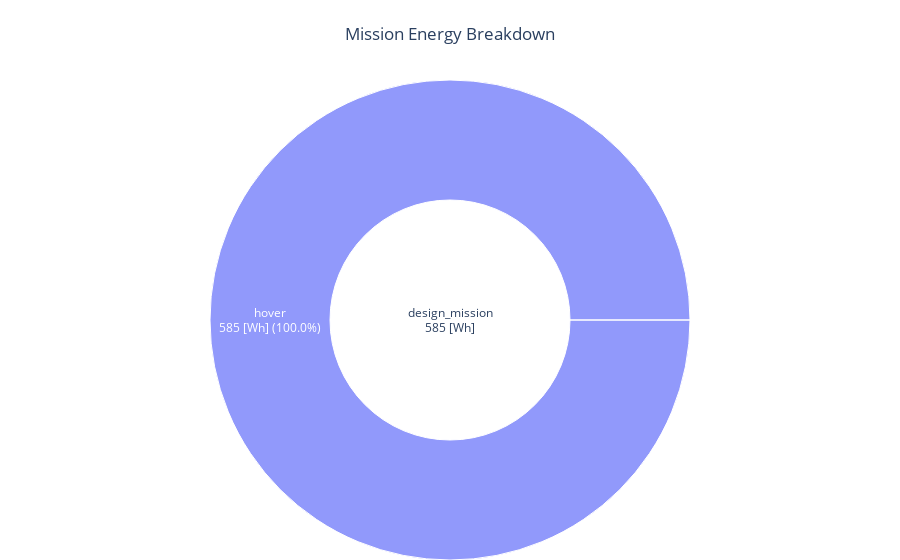

Notebook source saved alongside this figure:
### Code cell
fig = energy_breakdown_sun_plot_drone(DJI_M600_OUTPUT_FILE)
fig.show()

### Figure 1 — Plotly figure (JSON) as saved in the notebook; plotly's stock layout.template omitted (floating-point values rounded to 4 significant figures)
{"data": [{"branchvalues": "total", "domain": {"column": 0}, "labels": ["design_mission<br>585 [Wh]", "climb<br>0 [Wh] (0.0%)", "cruise<br>0 [Wh] (0.0%)", "hover<br>585 [Wh] (100.0%)"], "parents": ["", "design_mission<br>585 [Wh]", "design_mission<br>585 [Wh]", "design_mission<br>585 [Wh]"], "type": "sunburst", "values": [585.1, 0, 0, 585.1]}], "layout": {"autosize": true, "grid": {"columns": 1, "rows": 1}, "margin": {"b": 0, "l": 0, "r": 0, "t": 80}, "title": {"text": "Mission Energy Breakdown", "x": 0.5}}}
